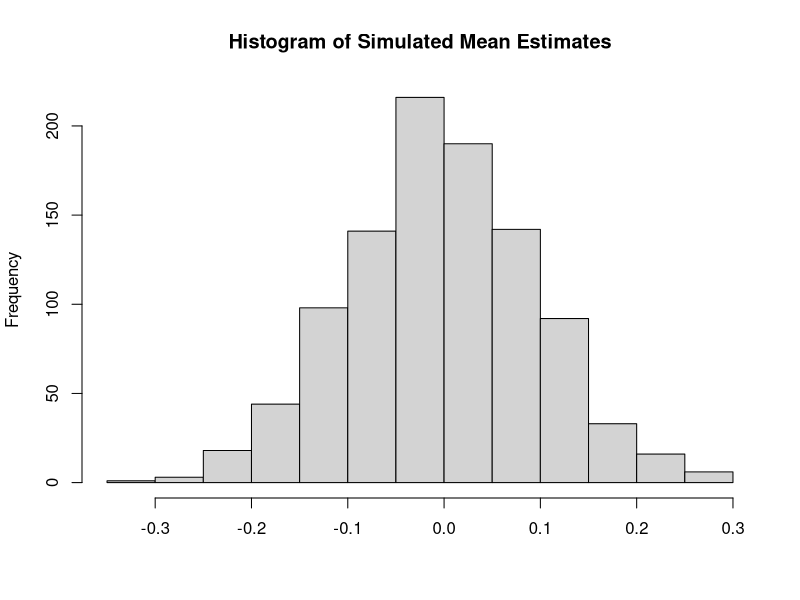
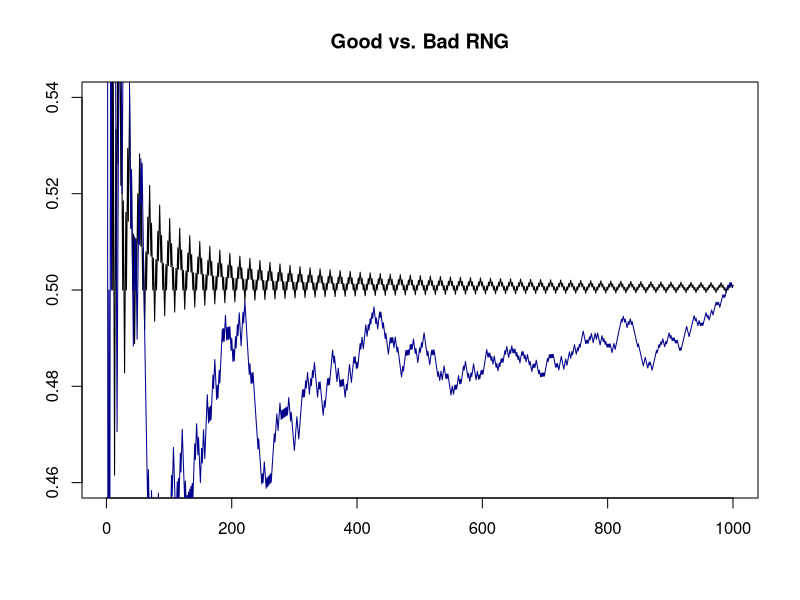
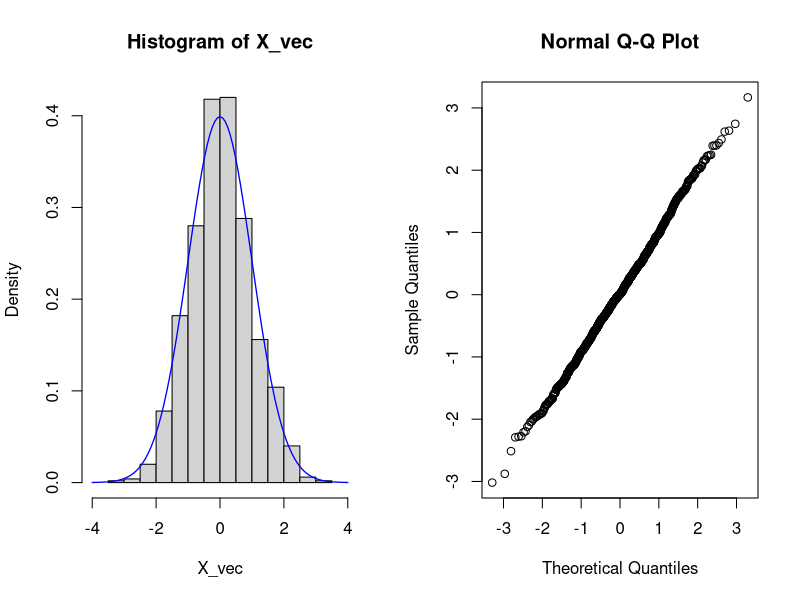
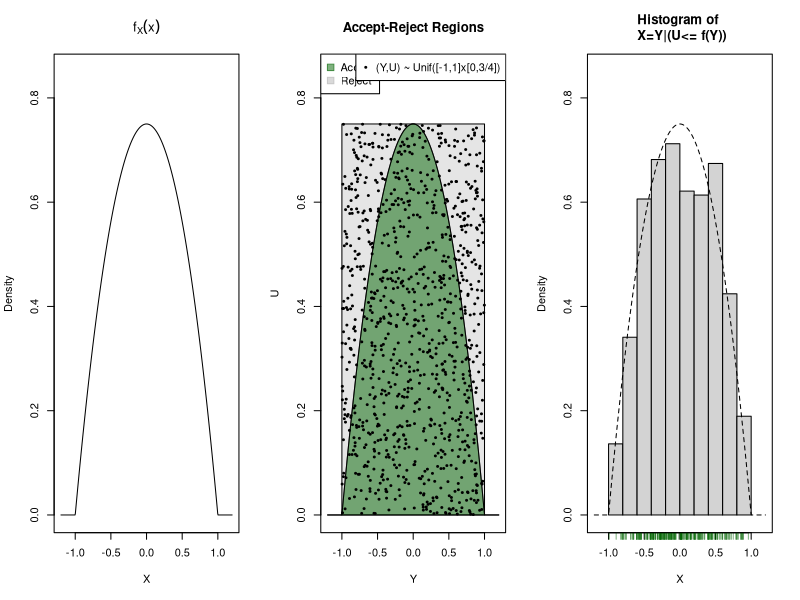
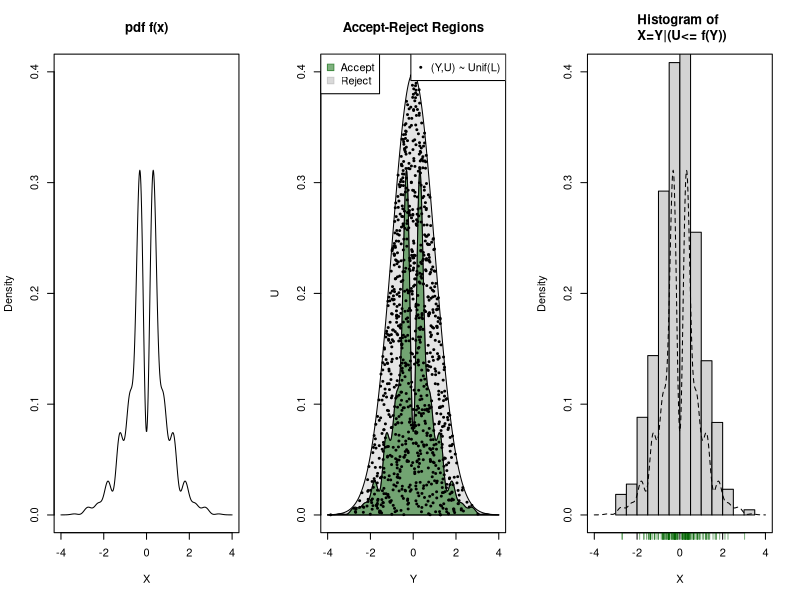
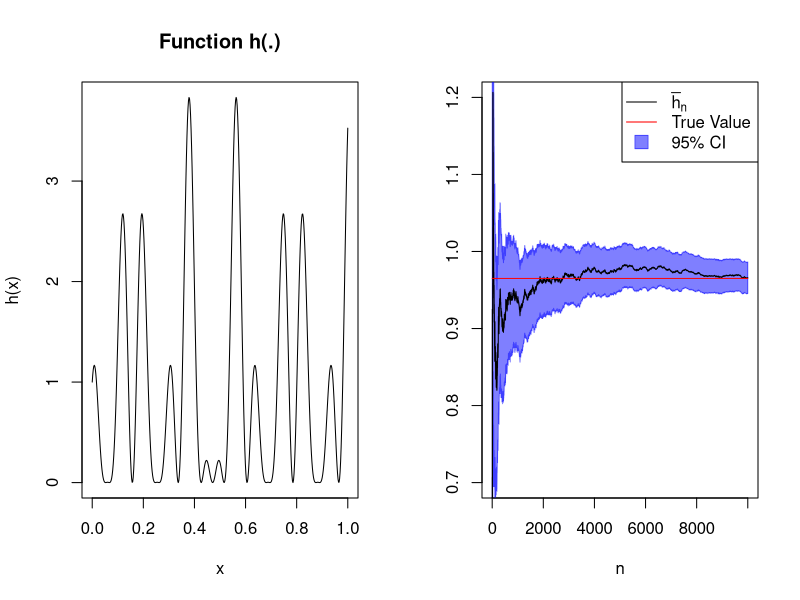
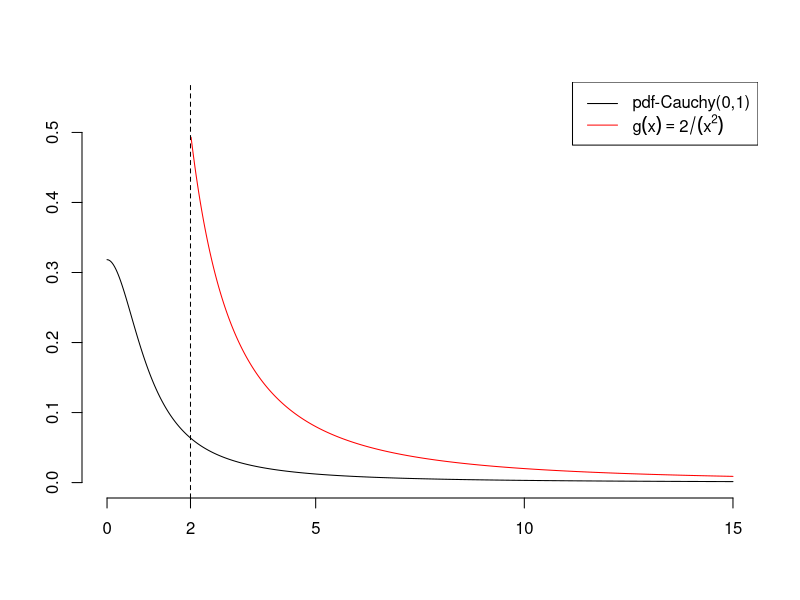

The R source for these figures, in order:
## ---- chunk 1
## Step 1
generate_mean_estimates <- function(n = 100){
  ## generate artificial data
  artificial_data <- rnorm(n)   
  ## compute the estimate
  estimate        <- mean(artificial_data) 
  return(estimate)
}

## Step 2 
set.seed(223)
simulated_estimates <- replicate(1000, 
                                 generate_mean_estimates(n = 100))

## Step 3
mean(simulated_estimates)
sd(simulated_estimates)

hist(simulated_estimates, 
     main = "Histogram of Simulated Mean Estimates", 
     xlab = "")
## ---- chunk 2
m <- 64    # modulus
a <- 33    # multiplier
c <- 12    # increment
s <- 57    # seed
n <- 1000  # length of run (including seed)

r_vec    <- numeric(n) # initialize vector
r_vec[1] <- s # set seed

## Recursive generation 
for (i in 1:(n-1)){
 r_vec[i+1] <- (a * r_vec[i] + c) %% m
}

# scale result from [0,m] to [0,1]:
my_bad_runif_vec <- r_vec/m

# BUT! Very short cycle-length (here: period=16)
r_vec[ 1:16]
r_vec[17:32]
## ---- chunk 3
#| label: fig-goodvsbad
#| fig-cap: "Two sample paths showing the pseudo random convergence of $\\bar{C}_n$ to the limit 0.5---one based on a good RNG and the other based on a bad RNG."

# using the above bad RNG:
bar_x_bad  <- cumsum(my_bad_runif_vec > 0.5)/(1:n)

# using R's high-quality RNG:
set.seed(223)
bar_x_good <- cumsum(runif(n)  > 0.5 )/(1:n)

# plotting the results:
plot(bar_x_bad, type="l", ylim=c(0.46,0.54), 
     xlab="", ylab="", main="Good vs. Bad RNG")
lines(bar_x_good, col="darkblue")
## ---- chunk 4
set.seed(321)
# Generate one random number from Bernoulli(p) with p=0.5
p  <- 0.5
U  <- runif(1)

if(U<=p) X=1 else X=0

X
## ---- chunk 5
set.seed(321)

# Generate one random number from B(n=10, p=0.5). 
n <- 10
X <- numeric(n)
p <- 0.5

for(i in 1:n){
  U <- runif(1)
  if(U<=p) X[i]=1 else X[i]=0
}
Y <- sum(X)
Y 
## ---- chunk 6
set.seed(321)

# Generate one random number from Poisson(lambda) 
lambda <- 2

## Initializations
U <- 1
n <- 0

while(U > exp(-lambda)){
  U <- U * runif(1)
  n <- n + 1
}
n <- n-1
n
## ---- chunk 7
# Implementation:
BM_Algo <- function(){
  # Generate U_1, U_2 iid U[0,1]
  U <- runif(2)
  # Transformation
  X1 <- sqrt(-2 * log(U[1])) * cos(2 * pi * U[2])
  X2 <- sqrt(-2 * log(U[1])) * sin(2 * pi * U[2])
  # Return result
  return(c(X1, X2))
}

# Generate n standard normal random variables:
set.seed(321)

n     <- 1000
X_vec <- numeric(n)

for(i in seq(1, n, by=2)){
  X_vec[c(i, i+1)] <- BM_Algo()
}

# Descriptive Plots
par(mfrow=c(1,2))
hist(X_vec, freq = FALSE, xlim=c(-4,4))
curve(dnorm, add = TRUE, col="blue", lwd=1.3)
qqnorm(X_vec)

# Testing for Normality using the Shapiro-Wilk Test 
# H0: Normality
shapiro.test(X_vec)
## ---- chunk 8
par(mfrow=c(1,1))
## ---- chunk 9
# target pdf
target_pdf <- function(x){
  pdf <- (3/4) * (1-(x)^2)
  pdf[(x)^2 > 1] <- 0
  ##
  return(pdf)
}

# Accept-Reject Algo:
Y <- runif(n=1000, min = -1, max = 1) 
U <- runif(n=1000, min =  0, max = 3/4) 
# A-R Step:
accept <- U <= target_pdf(Y)
X    <- Y[accept]

# #######
# plots #
# #######
library("scales")
xx <- seq(-1.2, 1.2, len=500)

par(mfrow=c(1,3))
# 1. plot #
plot(y = target_pdf(x=xx), x = xx, type="l", main=expression(f[X](x)), 
     xlab = "X", ylab = "Density", ylim=c(0,.85))
# 2. plot #
plot(y=target_pdf(x=xx), x=xx, type="l", 
     main="Accept-Reject Regions", xlab = "Y", ylab = "U", ylim=c(0,.85))
rect(xleft = -1, ybottom = 0, xright = 1, ytop = c((3/4)),      col=gray(0.8, alpha = 0.5))
polygon(x=c(xx, rev(xx)), y=c(target_pdf(x=xx), rep(0,length(xx))), col=alpha("darkgreen", 0.5))
points(y=U, x=Y, pch=19, cex=.4)
legend("topleft", legend = c("Accept","Reject"), pch=22, pt.cex=1.5,
     pt.bg = c(alpha("darkgreen", 0.5), gray(.7, alpha = .5)), 
     col =   c(alpha("darkgreen", 0.5), gray(.7, alpha = .5)))
legend("topright", legend = c("(Y,U) ~ Unif([-1,1]x[0,3/4])"), pch=19, pt.cex=.4)
# 3. plot 
hist(x = X, main="Histogram of \n X=Y|(U<= f(Y))", 
     freq = FALSE, ylim=c(0,.85), xlim=range(xx), xlab="X", ylab="Density")
axis(side=1, at = X[seq(from = 1,to = length(X), by=3)], 
     tick = TRUE, labels = FALSE, col.ticks = alpha("darkgreen", 0.5))
lines(y=target_pdf(x=xx), x=xx, lty=2)
box()
## ---- chunk 10
par(mfrow=c(1,1))
## ---- chunk 11
# Target pdf
target_pdf <- function(x, c=.075){
  pdf <- c * (exp(-x^2 / 2) * (sin(6*x)^2 + 3*cos(x)^2 * sin(4*x)^2 + 1))
  return(pdf)
}

# Upper bound
m_fun <- function(x){
  m <- exp(-x^2 / 2)/sqrt(2*pi)
  return(m)  
}

# Accept-Reject Algo:
set.seed(32280)
Y   <- rnorm(n=1000) 
U   <- numeric(length(Y))
for(i in 1:length(Y)){
  U[i] <- runif(n=1, min = 0, max = m_fun(Y[i])) 
}

# A-R Step:
accept <- U <= target_pdf(Y)
X      <- Y[accept]

# #######
# plots #
# #######
xx <- seq(-4, 4, len=500)

par(mfrow=c(1,3))
# 1. plot #
plot(y = target_pdf(x=xx), x = xx, type="l", main="pdf f(x)", 
     xlab = "X", ylab = "Density", ylim=c(0,.40))
# 2. plot #
plot(y=target_pdf(x=xx), x=xx, type="l", 
     main="Accept-Reject Regions", xlab = "Y", ylab = "U", ylim=c(0,0.40))
polygon(x=c(xx, rev(xx)), y=c(m_fun(x=xx), rep(0,length(xx))), col=gray(0.8, alpha = 0.5))
polygon(x=c(xx, rev(xx)), y=c(target_pdf(x=xx), rep(0,length(xx))), col=alpha("darkgreen", 0.5))
points(y=U, x=Y, pch=19, cex=.4)
legend("topleft", legend = c("Accept","Reject"), pch=22, pt.cex=1.5,
     pt.bg = c(alpha("darkgreen", 0.5), gray(.7, alpha = .5)), 
     col =   c(alpha("darkgreen", 0.5), gray(.7, alpha = .5)))
legend("topright", legend = c("(Y,U) ~ Unif(L)"), pch=19, pt.cex=.4)
# 3. plot
hist(x = X, main="Histogram of \n X=Y|(U<= f(Y))", 
     freq = FALSE, ylim=c(0,.40), xlim=range(xx), xlab="X", ylab="Density")
axis(side=1, at = X[seq(from = 1,to = length(X), by=3)], 
     tick = TRUE, labels = FALSE, col.ticks = alpha("darkgreen", 0.5))
lines(y=target_pdf(x=xx), x=xx, lty=2)
box()
## ---- chunk 12
par(mfrow=c(1,1))
## ---- chunk 13
# h(x):
h_fun <- function(x){
  result <- (cos(50*x)+sin(20*x))^2
  return(result)
}

# sample size
n <- 10000

# Generate sample of uniforms
set.seed(321)
u_vec <- runif(n=n)

# Approximation of the integral 
# More precisely: This is one realization of the stochastic 
# sequence \bar{h}_1,...,\bar{h}_n.
h_bar_n <- cumsum(h_fun(u_vec))/c(1:n)

# 'Final' value: 
# round(h_bar_n[n], digits = 3)
# True value:
true.value <- 0.965

# 95% CI
# Standard error of the estimator using the algebraic 
# formula for the variance (german: 'verschiebungssatz')
st.error_n <-  sqrt((cumsum(h_fun(u_vec)^2) - cumsum(h_fun(u_vec))^2/(1:n))/(1:n))
CI_u       <-  h_bar_n + 1.96 * st.error_n / sqrt(1:n)
CI_l       <-  h_bar_n - 1.96 * st.error_n / sqrt(1:n)

par(mfrow=c(1,2))
# plot 1:
xx  <- seq(from=0, to=1, len=500)
plot(x = xx, y = h_fun(xx), type="l", main="Function h(.)", xlab="x", ylab="h(x)")
# plot 2: 
plot(x = c(1:n), y = h_bar_n, type="n", ylim=c(0.7,1.2), 
     xlab = "n", ylab = "")
polygon(x = c(1:n, rev(1:n)), y = c(CI_u, rev(CI_l)), 
        col=alpha("blue", 0.5), border=alpha("blue", 0.5))
lines(x = c(1:n), y = h_bar_n, type="l")
lines(x = c(1:n), y = rep(true.value, n), type="l", col="red")
##
legend("topright", legend = c(expression(bar(h)[n]), "True Value", "95% CI"), lty=c(1,1,0), pch=c(22,22,22), pt.cex=c(0,0,2),
     pt.bg = c("black", "red", alpha("blue", 0.5)), 
     col =   c("black", "red", alpha("blue", 0.5)))
## ---- chunk 14
par(mfrow=c(1,1))
## ---- chunk 15
# g(x):
g_fun <- function(x){2/(x^2)}
# 
xx    <- seq(from= 0, to=15, length.out = 500)
# plot
plot(x = xx, dcauchy(xx, location = 0, scale = 1), 
     type="l", xlab="", ylab="", ylim=c(0,0.55), axes = FALSE)
axis(side = 1, at=c(0,2,5,10,15)); axis(side = 2)
# add graph of g(x)
lines(x = xx[xx>2], g_fun(xx[xx>2]), col="red")
# region of interest selected by h(x): x>2
abline(v=2, lty=2)
# legend
legend("topright", legend = c("pdf-Cauchy(0,1)", expression(g(x)==2/(x^2))), lty=c(1,1),
     col = c("black", "red"))
## ---- chunk 16
set.seed(123)
#
p_init <- runif(4)
#
p_11   <- p_init[1]
p_12   <- p_init[2]
p_21   <- p_init[3]
p_22   <- p_init[4]
#
p_1.   <- p_11 + p_12
p_.1   <- p_11 + p_21
#
p_11   <- p_1. * p_.1

# probabilities under H0:
p_0 <- c(p_11, p_21, p_12, p_22)


Y_vec <- rmultinom(n=1, size=4, prob=p_0)

## ---- chunk 17
LL_fun <- function(beta0, beta1, sigma) {
      # residuals
      res_vec   <-  y - x * beta1 - beta0
      # log-transformed probabilities of observing the vector of residuals res_vec: 
      Log_probs <- dnorm(x = R, mean = 0, sd = sigma, log = TRUE)
      # 
      result <- - sum(Log_probs)
      return(result)
}
